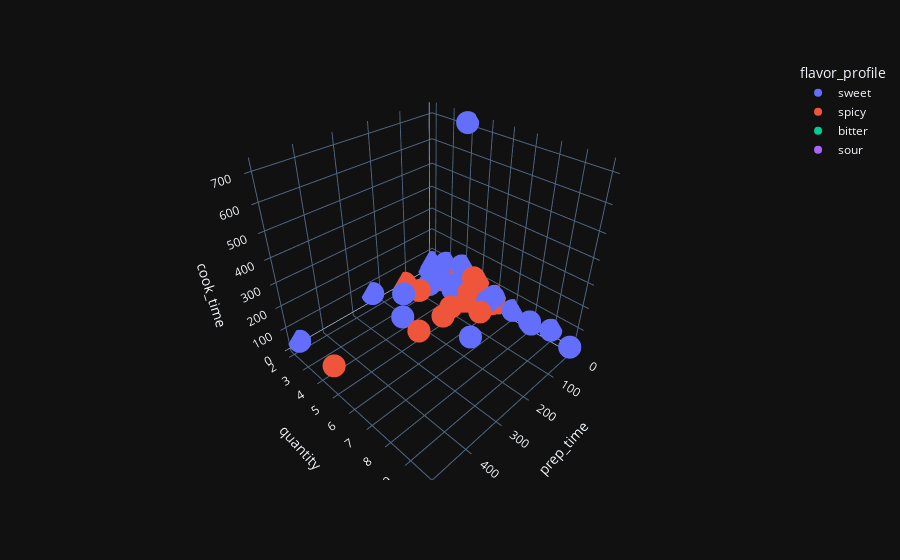

Notebook code for this chart:
### Code cell
px.scatter_3d(df,x='prep_time',z='cook_time',y='quantity',template='plotly_dark',color='flavor_profile')

### Figure 1 — Plotly figure (JSON) as saved in the notebook; plotly's stock layout.template omitted (floating-point values rounded to 4 significant figures)
{"data": [{"hovertemplate": "flavor_profile=sweet<br>prep_time=%{x}<br>quantity=%{y}<br>cook_time=%{z}<extra></extra>", "legendgroup": "sweet", "marker": {"color": "#636efa", "symbol": "circle"}, "mode": "markers", "name": "sweet", "scene": "scene", "showlegend": true, "type": "scatter3d", "x": [45, 80, 15, 15, 15, 10, 10, 20, 5, 10, 30, 10, 10, 10, 10, 10, 10, 40, 25, 45, 20, 10, 15, 480, 45, 15, 15, 180, 10, 30, 10, 15, 5, 10, 20, 20, 10, 10, 10, 5, 180, 10, 240, 5, 10, 10, 10, 10, 40, 10, 10, 10, 10, 10, 10, 10, 10, 15, 240, 10, 10, 20, 15, 10, 5, 10, 12, 10, 20, 10, 5, 20, 20], "y": [4, 3, 6, 10, 8, 2, 9, 3, 4, 4, 3, 4, 4, 3, 3, 3, 2, 6, 5, 3, 3, 4, 3, 2, 4, 2, 2, 3, 3, 4, 5, 3, 7, 2, 3, 2, 5, 2, 2, 8, 7, 2, 2, 4, 3, 2, 2, 4, 3, 3, 3, 2, 4, 2, 3, 4, 4, 3, 4, 5, 5, 5, 5, 4, 5, 3, 5, 4, 4, 5, 3, 4, 4], "z": [25, 30, 60, 30, 40, 50, 50, 30, 5, 30, 20, 45, 25, 20, 60, 50, 45, 60, 60, 45, 30, 120, 30, 30, 45, 35, 30, 60, 90, 20, 50, 75, 35, 20, 60, 30, 30, 30, 20, 20, 60, 25, 60, 20, 60, 20, 20, 20, 15, 50, 35, 50, 60, 25, 15, 35, 720, 55, 45, 60, 30, 30, 30, 20, 45, 20, 40, 30, 60, 30, 30, 60, 45]}, {"hovertemplate": "flavor_profile=spicy<br>prep_time=%{x}<br>quantity=%{y}<br>cook_time=%{z}<extra></extra>", "legendgroup": "spicy", "marker": {"color": "#EF553B", "symbol": "circle"}, "mode": "markers", "name": "spicy", "scene": "scene", "showlegend": true, "type": "scatter3d", "x": [10, 5, 10, 5, 5, 10, 20, 20, 30, 10, 20, 10, 10, 120, 20, 10, 30, 10, 20, 20, 10, 30, 20, 10, 20, 20, 45, 25, 30, 10, 10, 25, 20, 20, 20, 15, 10, 500, 10, 20, 10, 240, 240, 150, 30, 30, 10, 120, 20, 10, 20, 10, 10, 10, 10, 10, 10, 5, 5, 120, 10, 10, 10, 20, 10, 10, 20, 5, 20, 30, 10, 10, 20, 10, 20, 20, 10, 10, 10, 10, 20, 10, 70, 20, 20, 10, 60, 25, 25, 20, 10, 30, 5, 15, 10, 35, 5, 15, 10, 20, 15, 10], "y": [6, 6, 5, 5, 6, 5, 5, 5, 5, 6, 6, 6, 5, 5, 5, 5, 5, 5, 5, 5, 5, 5, 5, 5, 5, 5, 5, 5, 3, 5, 5, 5, 5, 5, 5, 4, 5, 5, 5, 5, 5, 5, 5, 5, 5, 5, 5, 3, 5, 4, 5, 6, 5, 5, 5, 5, 4, 5, 3, 2, 5, 5, 5, 4, 3, 5, 5, 5, 5, 5, 5, 5, 5, 4, 3, 5, 5, 4, 4, 5, 5, 5, 6, 5, 4, 5, 5, 5, 5, 5, 6, 5, 4, 4, 5, 5, 4, 5, 5, 5, 5, 5], "z": [40, 15, 20, 20, 40, 40, 20, 30, 120, 35, 30, 35, 50, 45, 30, 90, 30, 30, 50, 30, 60, 60, 30, 60, 40, 40, 60, 30, 30, 30, 30, 40, 40, 40, 40, 45, 30, 120, 20, 40, 30, 30, 30, 25, 45, 45, 20, 30, 30, 20, 30, 60, 15, 20, 20, 20, 90, 30, 5, 20, 35, 45, 25, 40, 10, 40, 30, 15, 30, 10, 20, 20, 30, 30, 40, 45, 25, 40, 10, 40, 40, 30, 30, 30, 30, 35, 10, 30, 60, 30, 40, 6, 10, 30, 20, 40, 20, 25, 40, 40, 50, 20]}, {"hovertemplate": "flavor_profile=bitter<br>prep_time=%{x}<br>quantity=%{y}<br>cook_time=%{z}<extra></extra>", "legendgroup": "bitter", "marker": {"color": "#00cc96", "symbol": "circle"}, "mode": "markers", "name": "bitter", "scene": "scene", "showlegend": true, "type": "scatter3d", "x": [10, 20, 15, 15], "y": [5, 5, 5, 5], "z": [40, 50, 30, 30]}, {"hovertemplate": "flavor_profile=sour<br>prep_time=%{x}<br>quantity=%{y}<br>cook_time=%{z}<extra></extra>", "legendgroup": "sour", "marker": {"color": "#ab63fa", "symbol": "circle"}, "mode": "markers", "name": "sour", "scene": "scene", "showlegend": true, "type": "scatter3d", "x": [10], "y": [2], "z": [10]}], "layout": {"legend": {"title": {"text": "flavor_profile"}, "tracegroupgap": 0}, "margin": {"t": 60}, "scene": {"domain": {"x": [0, 1], "y": [0, 1]}, "xaxis": {"title": {"text": "prep_time"}}, "yaxis": {"title": {"text": "quantity"}}, "zaxis": {"title": {"text": "cook_time"}}}}}
